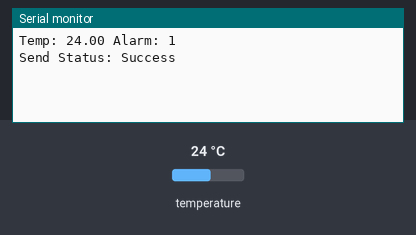
A sketch run on a simulated ESP8266 (NodeMCU). On the bench: the last lines printed to the serial monitor. The inputs (shaded band) are chosen by the test bench; at power-on: temperature 24 °C.

Above: at 18.0 s.
18.1 s: temperature set to 12 °C
At 22.9 s:
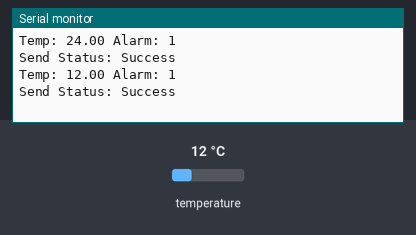
34.2 s: temperature set to 19 °C
At 43.4 s:
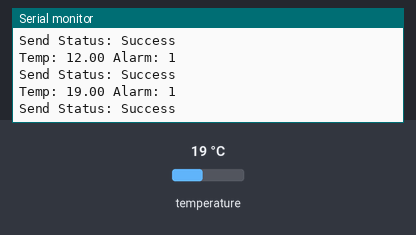

The sketch:

ESP82666_TempMonitor_ESP-Now.ino
```cpp
#include <ESP8266WiFi.h>
extern "C" {
#include <espnow.h>
}

#include <OneWire.h>
#include <DallasTemperature.h>

#define ONE_WIRE_BUS D7

OneWire oneWire(ONE_WIRE_BUS);
DallasTemperature sensors(&oneWire);

float alarmTemp = -6;

typedef struct {
  float temperature;
  bool alarm;
} Message;

Message msg;

// Receiver MAC address
uint8_t receiverMAC[] = {0x84,0xCC,0xA8,0xA5,0x34,0x4E};
// 84:cc:a8:a5:34:4e

void OnDataSent(uint8_t *mac_addr, uint8_t sendStatus)
{
  Serial.print("Send Status: ");
  Serial.println(sendStatus == 0 ? "Success" : "Fail");
}

void setup()
{
  Serial.begin(115200);

  sensors.begin();

  WiFi.mode(WIFI_STA);

  if (esp_now_init() != 0)
  {
    Serial.println("ESPNow Init Failed");
    return;
  }

  esp_now_set_self_role(ESP_NOW_ROLE_CONTROLLER);

  esp_now_register_send_cb(OnDataSent);

  esp_now_add_peer(receiverMAC,
                   ESP_NOW_ROLE_SLAVE,
                   1,
                   NULL,
                   0);
}

void loop()
{
  sensors.requestTemperatures();

  msg.temperature = sensors.getTempCByIndex(0);
  msg.alarm = (msg.temperature >= alarmTemp);

  Serial.print("Temp: ");
  Serial.print(msg.temperature);
  Serial.print(" Alarm: ");
  Serial.println(msg.alarm);

  esp_now_send(receiverMAC,
               (uint8_t *)&msg,
               sizeof(msg));

  delay(20000);
}
```

Measured:
- after the input at 18.1 s, the serial monitor: prints a new line after 3.4 s (image 1)
- after the input at 34.2 s, the serial monitor: prints a new line after 8.1 s (image 2)
